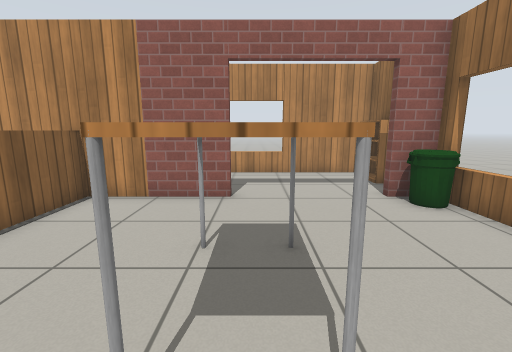
View 1 (above)

18 first-person views from a walk through a robot-simulator world made for Gazebo. The camera is 1 m above the floor, tilts 10° down and sees 90° across. The floor is counted in squares, 0.5 m on a side. Each view is taken from the middle of a square. On the plan, view 1 faces up. The plan holds only what a view shows up to about 16 squares ahead; the rest is blank. Gazebo's built-in surfaces are drawn with simple patterns.

View 2
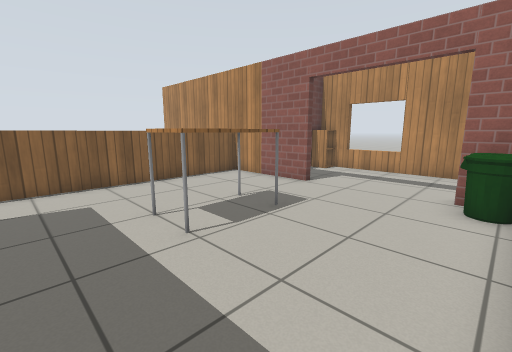

View 3
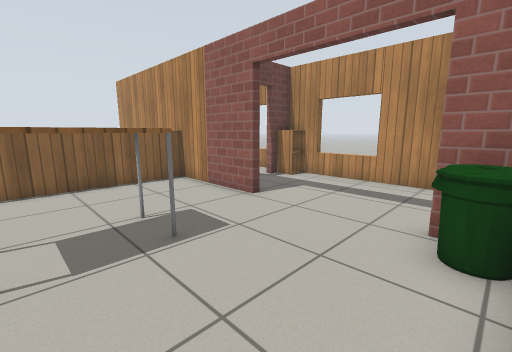

View 4
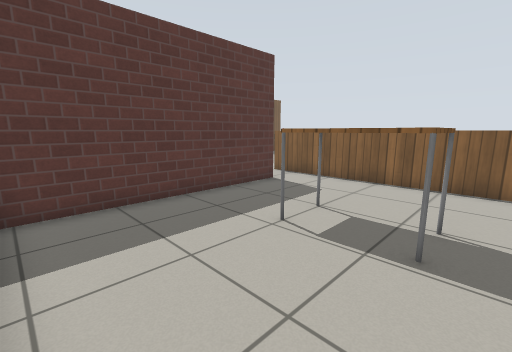

View 5
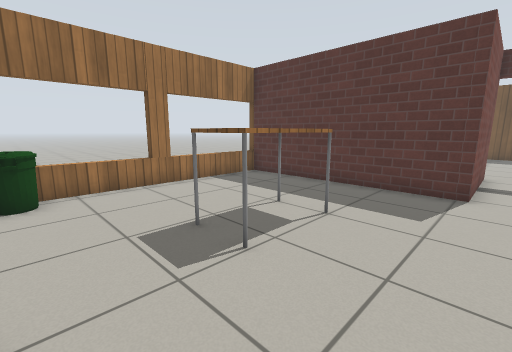

View 6
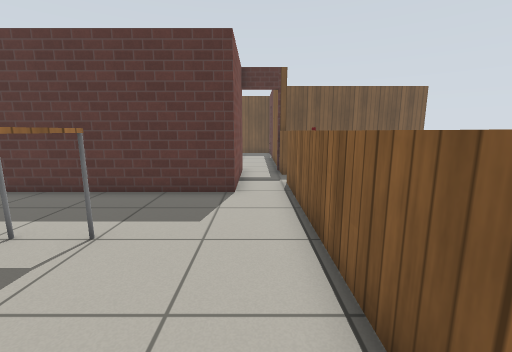

View 7
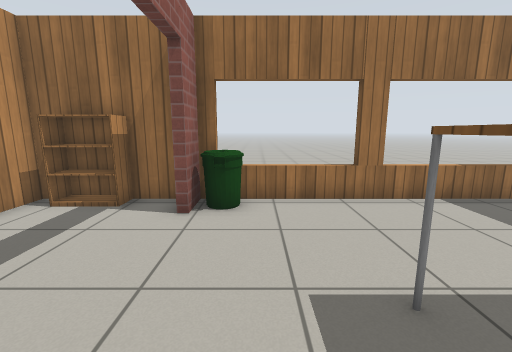

View 8
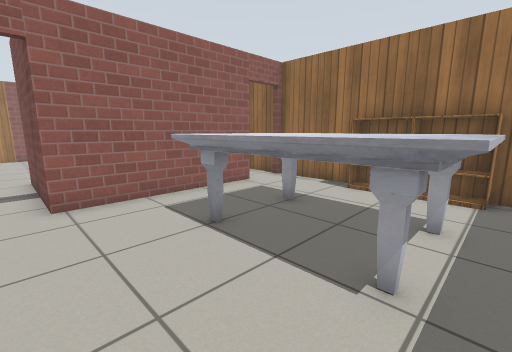

View 9
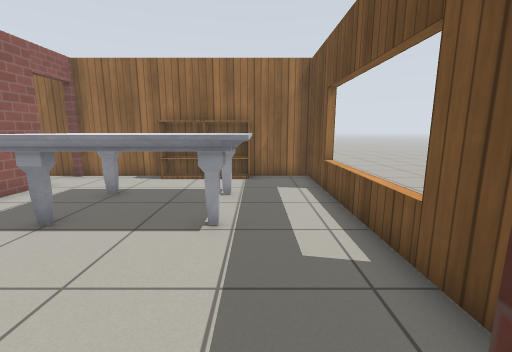

View 10
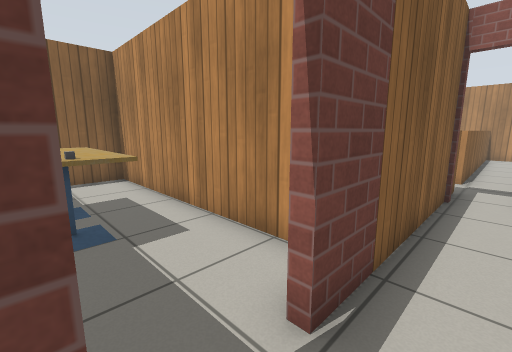

View 11
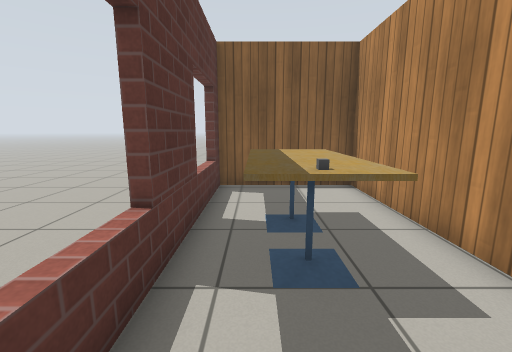

View 12
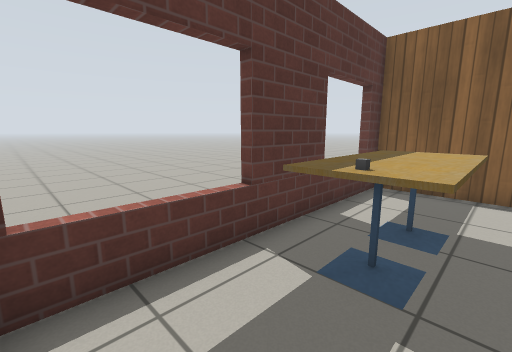

View 13
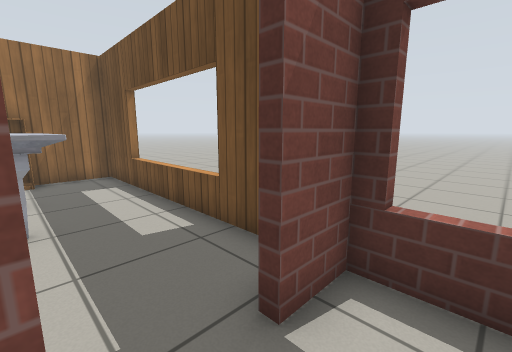

View 14
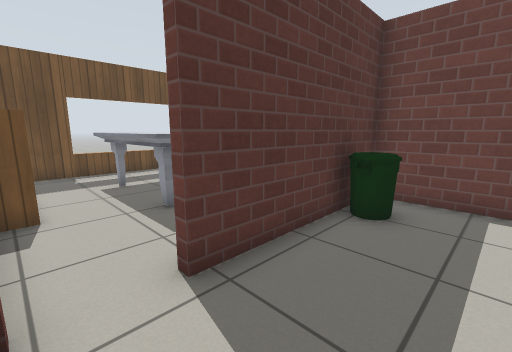

View 15
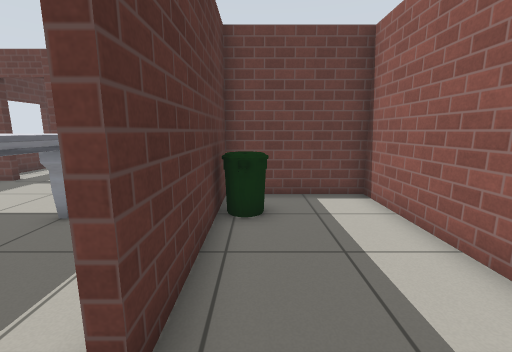

View 16
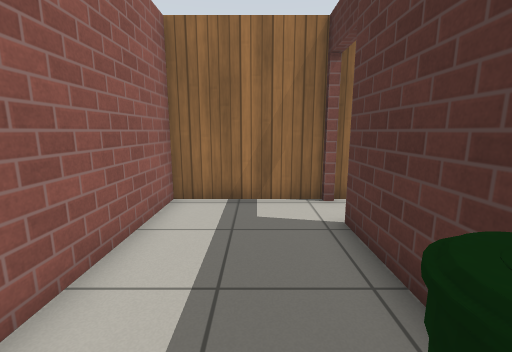

View 17
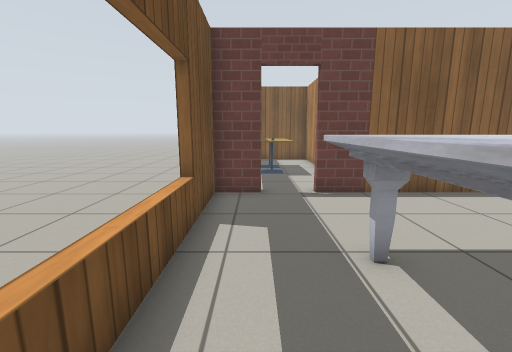

View 18
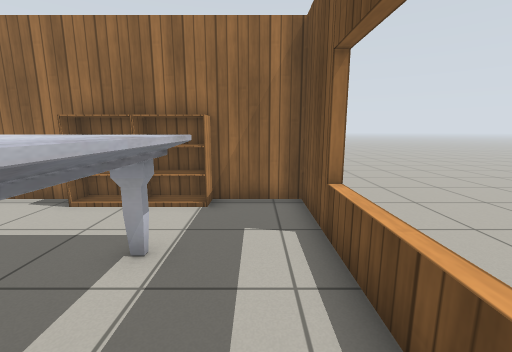

### Floor plan
Key: @ floor where view 1 was taken; # wall or solid block; . floor; D open door; = window, fence, low wall or low ledge; B bookshelf; I bin; T table; C cabinet; M marble table; H thing the floor can be seen under or through; A cafe table.
Columns run from 15 left of view 1 to 6 right of it. Each row starts with its distance up from view 1.
 13               ===#####
 12            .CC=......#
 11            .D.......B#
 10             D.......B#
  9             #........#
  8   ####  #######DDDDD##
  7           =........II#
  6           =..........=
  5           =..........=
  4           =...TT.....=
  3           =...TT.....#
  2           =...TT.....=
  1           =..........=
  0           =....@.....=
 -1           =..........=
 -2           =.##########
 -3           =.#........#
 -4           =.#........#
 -5           ..#........#
 -6           =.#.I......#
 -7           DD#######DD#
 -8           #..........#
 -9           #..........#
-10           #...MMMM...#
-11           #...MMMM..B#
-12 ###########...MMMM..B
-13 #.........#...MMMM..B
-14 #.........D...MMMM..B#
-15 #..AAAA...D...MMMM...#
-16 #..AAAA...#..........#
-17 #==##HH==##HH=====####
-18  ..   ....   ......
-19   ..................

Where each view was taken, in squares from view 1:
view 1: 0 up, 0 right, facing up
view 2: 1 down, 5 right, facing up-left
view 3: 2 up, 5 right, facing up-left
view 4: 5 up, 5 right, facing down-left
view 5: 7 up, 4 left, facing down-right
view 6: 6 up, 4 left, facing down
view 7: 6 up, 2 left, facing right
view 8: 15 down, 4 left, facing up-right
view 9: 15 down, 6 left, facing right
view 10: 16 down, 4 left, facing up-left
view 11: 16 down, 6 left, facing left
view 12: 14 down, 6 left, facing down-left
view 13: 14 down, 7 left, facing down-right
view 14: 4 down, 5 right, facing down-left
view 15: 6 down, 5 right, facing left
view 16: 5 down, 2 left, facing right
view 17: 16 down, 3 right, facing left
view 18: 16 down, 2 left, facing right
